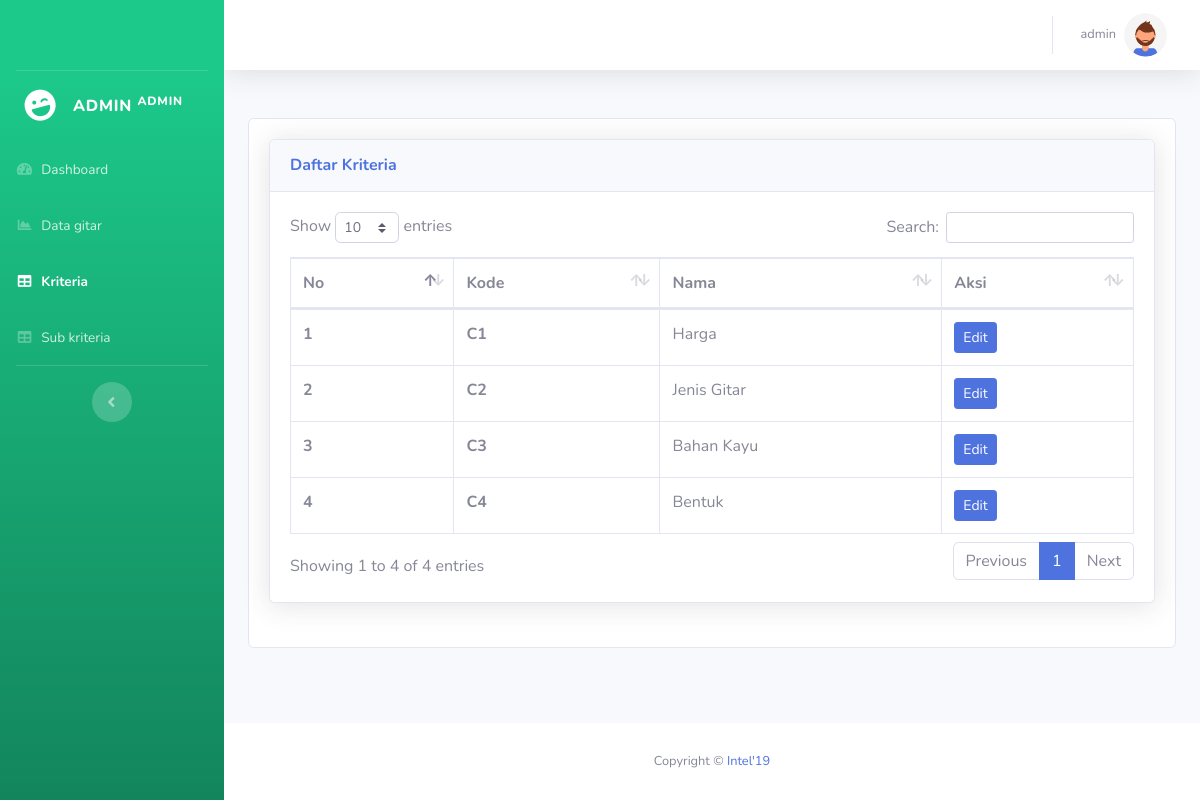
/admin/kriteria.php (signed in), run on the app's committed database.
### tables this page shows
CREATE TABLE `kriteria` (
  `id_kriteria` char(2) NOT NULL,
  `nama_kriteria` varchar(25) NOT NULL,
  `jenis` enum('Cost','Benefit') NOT NULL
);

### config.php (called while the page is built, shortened)
<?php
function connectDatabase()
{
    $conn = new mysqli(DB_HOST, DB_USERNAME, DB_PASSWORD, DB_NAME);
    return $conn;
}
?>

### admin/functions/kriteria.php (called while the page is built, shortened)
<?php
    require_once '../config.php';
    class Kriteria{
        private $db;
        public function __construct()
        {
            $this->db = connectDatabase();
        }
        public function getKriteria(){
            return $this->db->query("SELECT * FROM `kriteria`");
        }
    }
    $Kriteria = new Kriteria();
?>

### admin/kriteria.php (the view, shortened to what this page needs)
<?php
require_once './header.php';
require_once './functions/kriteria.php';
?>
<?php
$data_Kriteria = $Kriteria->getKriteria();
?>
<div class="row">
    <div class="col-lg-12">
        <div class="card">
            <div class="card-body">
                <div class="card shadow mb-4">
                    <div class="card-header py-3">
                        <h6 class="m-0 font-weight-bold text-primary">Daftar Kriteria</h6>
                    </div>
                    <div class="card-body">
                        <div class="table-responsive">
                            <table class="table table-bordered" id="dataTable" width="100%" cellspacing="0">
                                <thead>
                                    <tr>
                                        <th>No</th>
                                        <th>Kode</th>
                                        <th>Nama</th>
                                        <th>Aksi</th>
                                    </tr>
                                </thead>
                                <tbody>
                                    <?php foreach ($data_Kriteria as $key => $kriteria):?>
                                    <tr>
                                        <th scope="row"><?=$key+1;?></th>
                                        <th scope="row"><?=$kriteria['id_kriteria'];?></th>
                                        <td><?=$kriteria['nama_kriteria'];?></td>
                                        <td>
                                            <button data-toggle="modal"
                                                data-target="#edit<?=$kriteria['id_kriteria'];?>" type="button"
                                                class="btn btn-sm btn-primary">Edit</button>
                                        </td>
                                    </tr>
                                    <?php endforeach;?>
                                </tbody>
                            </table>
                        </div>
                    </div>
                </div>
            </div>
        </div>
    </div>
</div>
<?php require_once './footer.php';?>

### data on the page
kriteria: id_kriteria "C1", nama_kriteria "Harga"
kriteria: id_kriteria "C2", nama_kriteria "Jenis Gitar"
kriteria: id_kriteria "C3", nama_kriteria "Bahan Kayu"
kriteria: id_kriteria "C4", nama_kriteria "Bentuk"

### other printed values
$_SESSION['username'] "ADMIN"
$_SESSION['username'] "admin"
